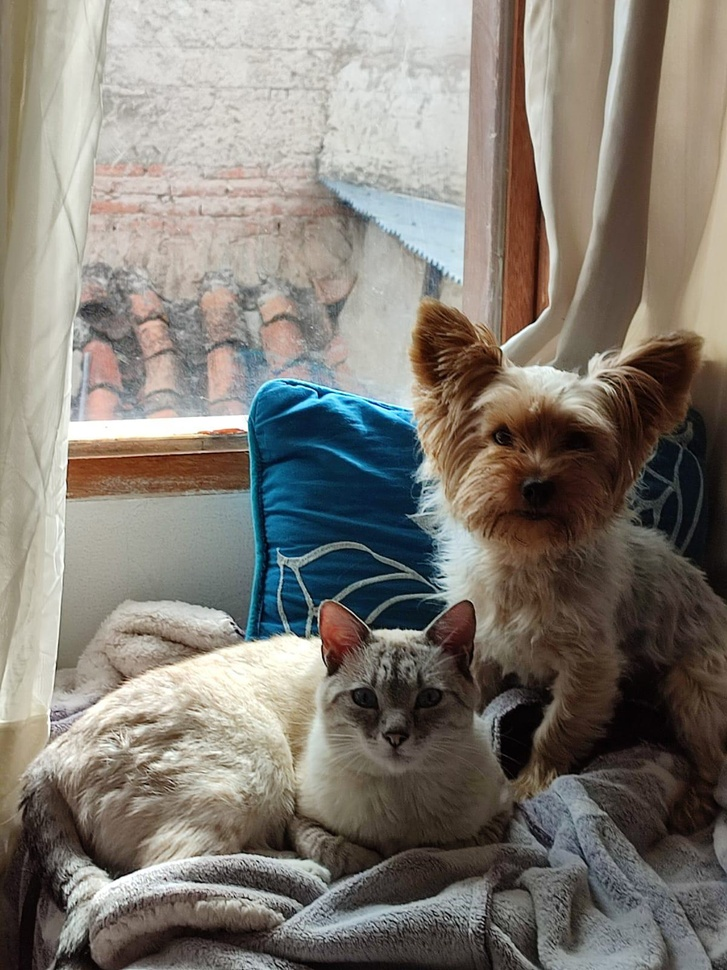
#> input picture PDI_001/Mitad 02 clases/imagentango.jpg, 727 x 970 px, shrunk from 1200 x 1600 before the run
$ jupyter execute pdi_actividaddetbordes.ipynb   (older library calls are emulated)
#> lines starting #> are read from the running program, lines starting #| are printed output that depends on the picture; after the words box and inside, x2 and y2 are one past the last pixel; in counts of white or black regions, pixels touching at a corner belong together
#> further down, img is the input picture: shape (970, 727, 3); mean B, G, R 115.6, 123.6, 129.2
COMPARATIVA DE DETECCION DE BORDES

[cell 1]
import cv2
import numpy as np
import matplotlib.pyplot as plt


def roberts_basic(imagen, umbral_val=30):
    # Convertir la imagen a escala de grises
#> called with umbral_val = 30
    img_gray = cv2.cvtColor(imagen, cv2.COLOR_BGR2GRAY)
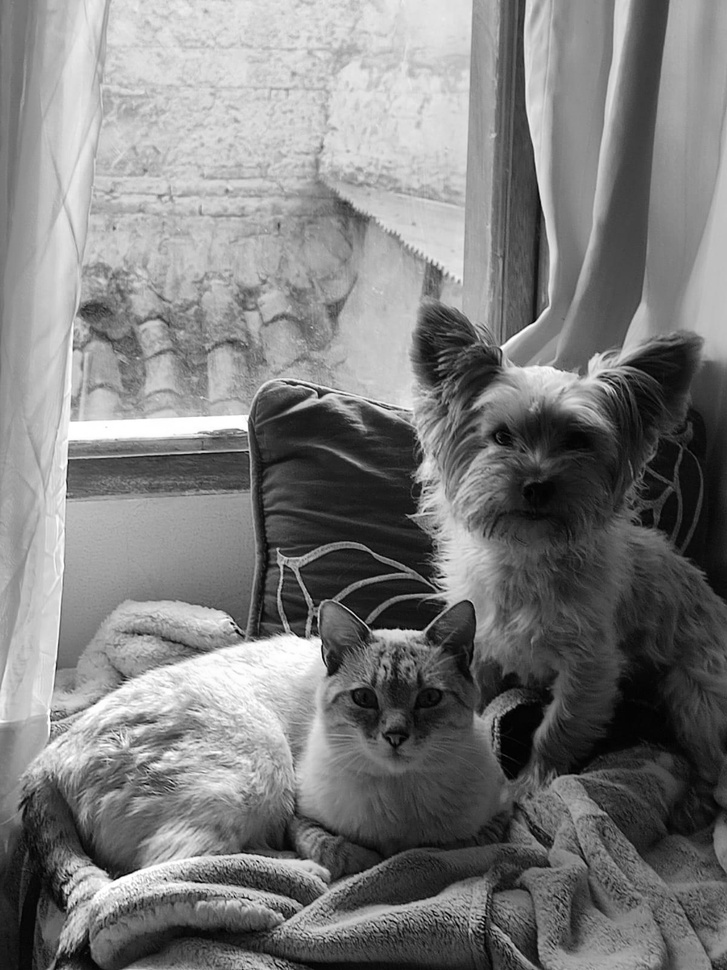
#> img_gray: shape (970, 727); min 0, max 255, mean 124.4
    # Definir kernels de Roberts básicos
    kernelX = np.array([[-1, 0], [0, 1]], dtype=np.float32)
    kernelY = np.array([[0, -1], [1, 0]], dtype=np.float32)
    # Aplicar convolución sin suavizado previo
    robX = cv2.filter2D(img_gray, -1, kernelX)
    robY = cv2.filter2D(img_gray, -1, kernelY)
    # Calcular la magnitud del gradiente (corrigiendo la fórmula)
    magnitud = np.sqrt(robX.astype(np.float32)**2 + robY.astype(np.float32)**2)
    # Normalizar al rango 0-255
    magnitud_norm = cv2.normalize(magnitud, None, 0, 255, cv2.NORM_MINMAX).astype(np.uint8)
    # Umbralizar la imagen para obtener bordes binarios
    _, bordes = cv2.threshold(magnitud_norm, umbral_val, 255, cv2.THRESH_BINARY)
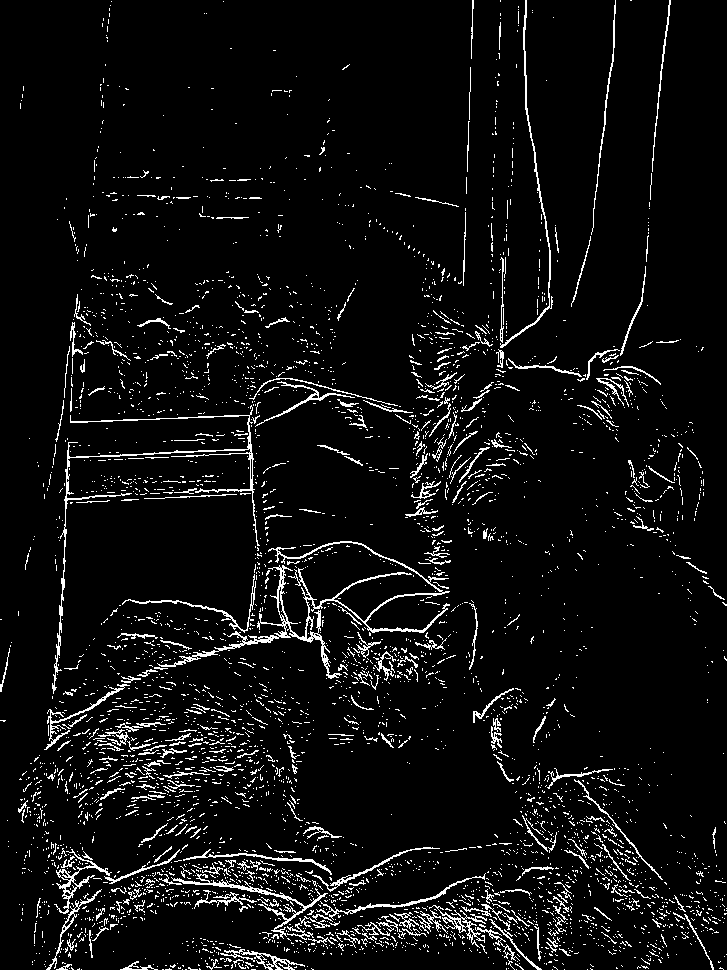
#> bordes: shape (970, 727); 5.9% white in thin lines or dots
    return bordes

def prewitt_basic(imagen, umbral_val=30):
#> called with umbral_val = 30
    img_gray = cv2.cvtColor(imagen, cv2.COLOR_BGR2GRAY)
    # Definir kernels Prewitt para X y Y
    kernelX = np.array([[1, 0, -1],
                        [1, 0, -1],
                        [1, 0, -1]], dtype=np.float32)
    kernelY = np.array([[1, 1, 1],
                        [0, 0, 0],
                        [-1, -1, -1]], dtype=np.float32)
    gradX = cv2.filter2D(img_gray, -1, kernelX)
    gradY = cv2.filter2D(img_gray, -1, kernelY)
    magnitud = np.sqrt(gradX.astype(np.float32)**2 + gradY.astype(np.float32)**2)
    magnitud_norm = cv2.normalize(magnitud, None, 0, 255, cv2.NORM_MINMAX).astype(np.uint8)
    _, bordes = cv2.threshold(magnitud_norm, umbral_val, 255, cv2.THRESH_BINARY)
#> bordes: shape (970, 727); 16.9% white in thin lines or dots
    return bordes

def sobel_basic(imagen, umbral_val=30):
#> called with umbral_val = 30
    img_gray = cv2.cvtColor(imagen, cv2.COLOR_BGR2GRAY)
    sobX = cv2.Sobel(img_gray, cv2.CV_64F, 1, 0, ksize=3)
    sobY = cv2.Sobel(img_gray, cv2.CV_64F, 0, 1, ksize=3)
    magnitud = np.sqrt(sobX**2 + sobY**2)
    magnitud_norm = cv2.normalize(magnitud, None, 0, 255, cv2.NORM_MINMAX).astype(np.uint8)
    _, bordes = cv2.threshold(magnitud_norm, umbral_val, 255, cv2.THRESH_BINARY)
#> bordes: shape (970, 727); 12.6% white in thin lines or dots
    return bordes

def canny_basic(imagen):
    img_gray = cv2.cvtColor(imagen, cv2.COLOR_BGR2GRAY)
    suavizado = cv2.GaussianBlur(img_gray, (3, 3), 0)
    return cv2.Canny(suavizado, 100, 200)
#> returned value: shape (970, 727); 4.9% white in thin lines or dots


#  Funciones Mejoradas


def roberts_mejorado(imagen, umbral_val=30, weight=0.7):
#> called with umbral_val = 30, weight = 0.7
    img_gray = cv2.cvtColor(imagen, cv2.COLOR_BGR2GRAY)
    suavizado = cv2.GaussianBlur(img_gray, (3, 3), 0)
    kernelX = np.array([[-2, 0], [0, 2]], dtype=np.float32)
    kernelY = np.array([[0, 2], [-2, 0]], dtype=np.float32)
    grad_x = cv2.filter2D(suavizado, cv2.CV_16S, kernelX)
    grad_y = cv2.filter2D(suavizado, cv2.CV_16S, kernelY)
    abs_x = cv2.convertScaleAbs(grad_x)
    abs_y = cv2.convertScaleAbs(grad_y)
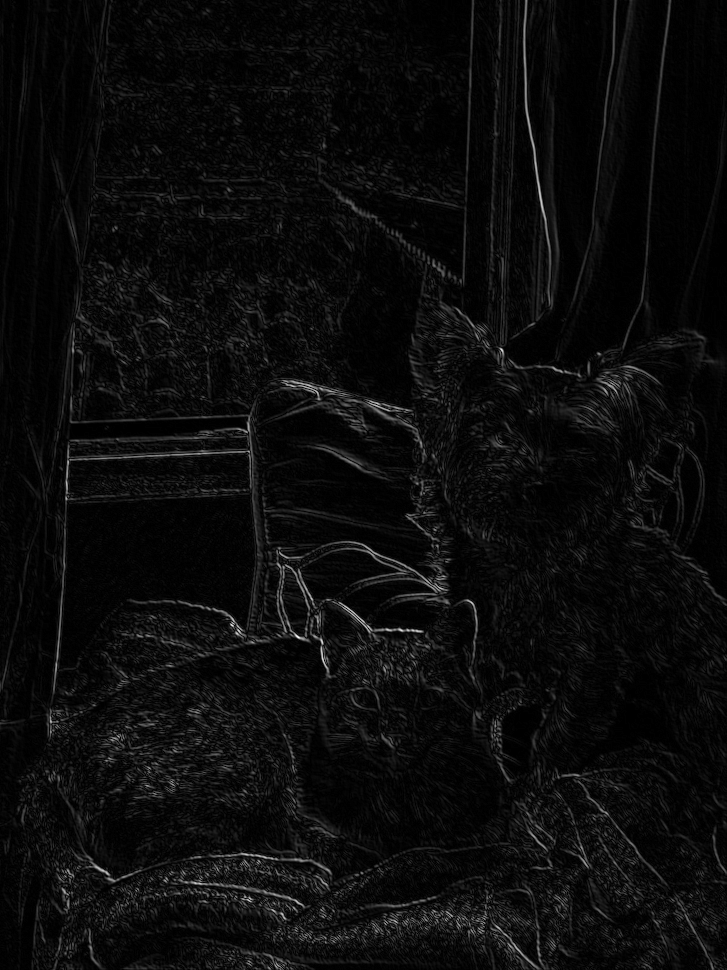
#> abs_y: shape (970, 727); min 0, max 255, mean 11.5
    roberts_improved = cv2.addWeighted(abs_x, weight, abs_y, weight, 0)
    _, bordes = cv2.threshold(roberts_improved, umbral_val, 255, cv2.THRESH_BINARY)
#> bordes: shape (970, 727); 14.1% white in thin lines or dots
    return bordes

def prewitt_mejor(imagen, umbral_val=30):
#> called with umbral_val = 30
    img_gray = cv2.cvtColor(imagen, cv2.COLOR_BGR2GRAY)
    suavizado = cv2.GaussianBlur(img_gray, (3, 3), 0)
    kernelX = np.array([[3, 0, -3],
                        [3, 0, -3],
                        [3, 0, -3]], dtype=np.float32)
    kernelY = np.array([[3, 3, 3],
                        [0, 0, 0],
                        [-3, -3, -3]], dtype=np.float32)
    grad_x = cv2.filter2D(suavizado, cv2.CV_64F, kernelX)
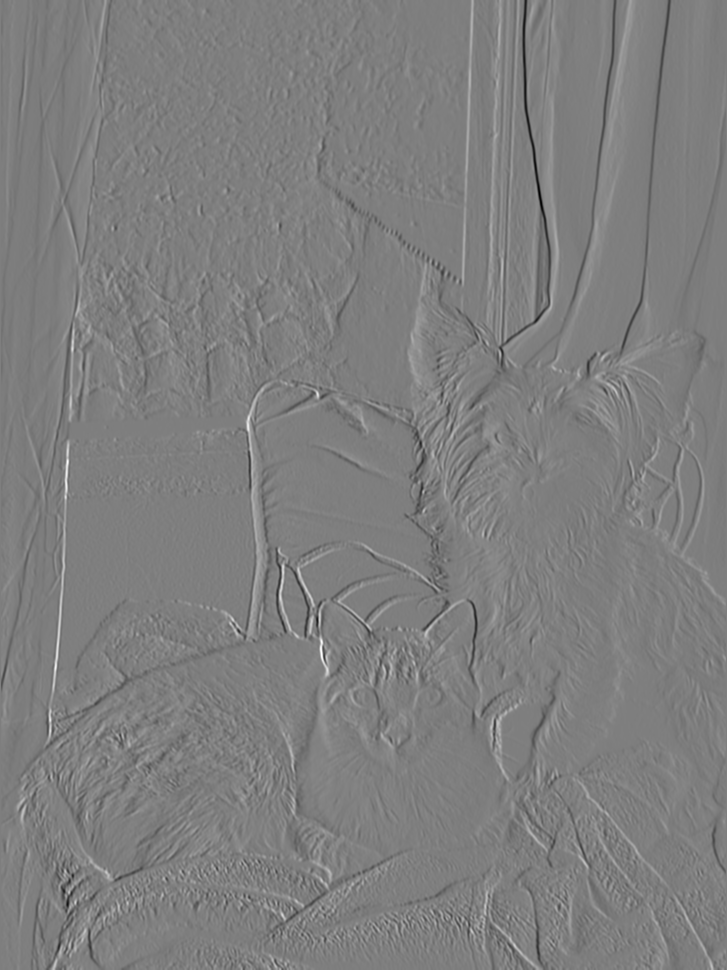
#> grad_x: shape (970, 727) float64; min -1389, max 1404, mean 0.4; drawn with min black and max white
    grad_y = cv2.filter2D(suavizado, cv2.CV_64F, kernelY)
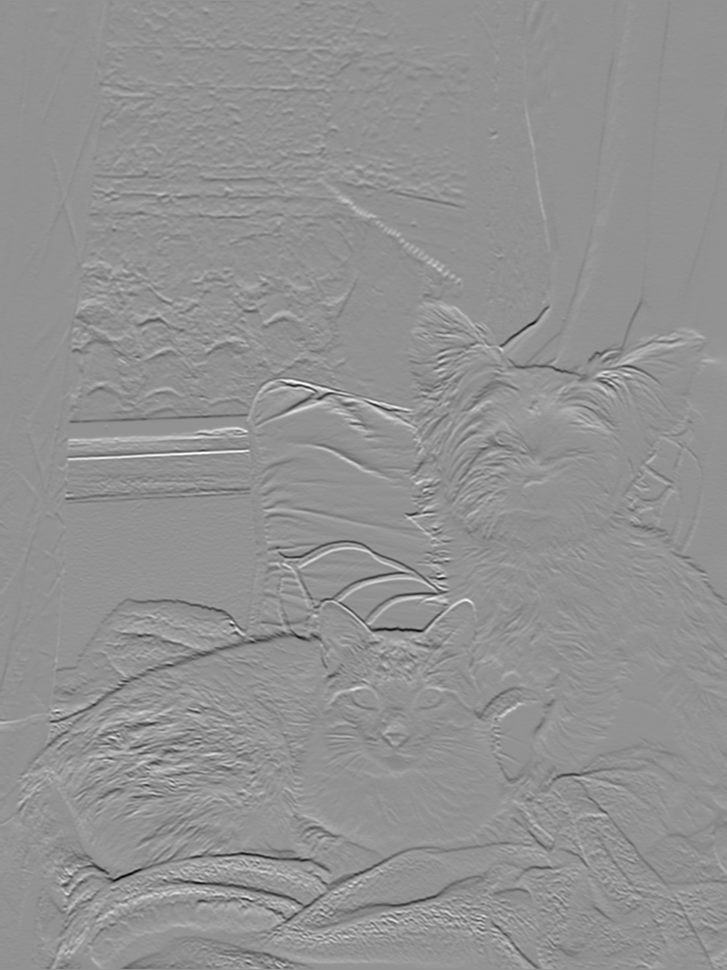
#> grad_y: shape (970, 727) float64; min -1509, max 1125, mean 1.9; drawn with min black and max white
    magnitud = np.sqrt(grad_x**2 + grad_y**2)
    magnitud_norm = cv2.normalize(magnitud, None, 0, 255, cv2.NORM_MINMAX)
    magnitud_norm = magnitud_norm.astype(np.uint8)
    _, bordes = cv2.threshold(magnitud_norm, umbral_val, 255, cv2.THRESH_BINARY)
#> bordes: shape (970, 727); 14.1% white; 2452 white regions (2077 under 20 px), largest, box (x1, y1, x2, y2) and area: (29, 182, 518, 764) 28007, (46, 785, 554, 970) 16572, (77, 705, 215, 815) 3878
    return bordes

def sobel_mejorado(imagen, tam_kernel=3, umbral_val=30, usar_otsu=True):
#> called with tam_kernel = 3, umbral_val = 30, usar_otsu = True
    img_gray = cv2.cvtColor(imagen, cv2.COLOR_BGR2GRAY)
    suavizado = cv2.GaussianBlur(img_gray, (3, 3), 0)
    sobelX = cv2.Sobel(suavizado, cv2.CV_64F, 1, 0, ksize=tam_kernel)
    sobelY = cv2.Sobel(suavizado, cv2.CV_64F, 0, 1, ksize=tam_kernel)
    magnitud = np.sqrt(sobelX**2 + sobelY**2)
    magnitud_norm = cv2.normalize(magnitud, None, 0, 255, cv2.NORM_MINMAX)
    magnitud_norm = magnitud_norm.astype(np.uint8)
    if usar_otsu:
        _, bordes = cv2.threshold(magnitud_norm, umbral_val, 255, cv2.THRESH_BINARY + cv2.THRESH_OTSU)
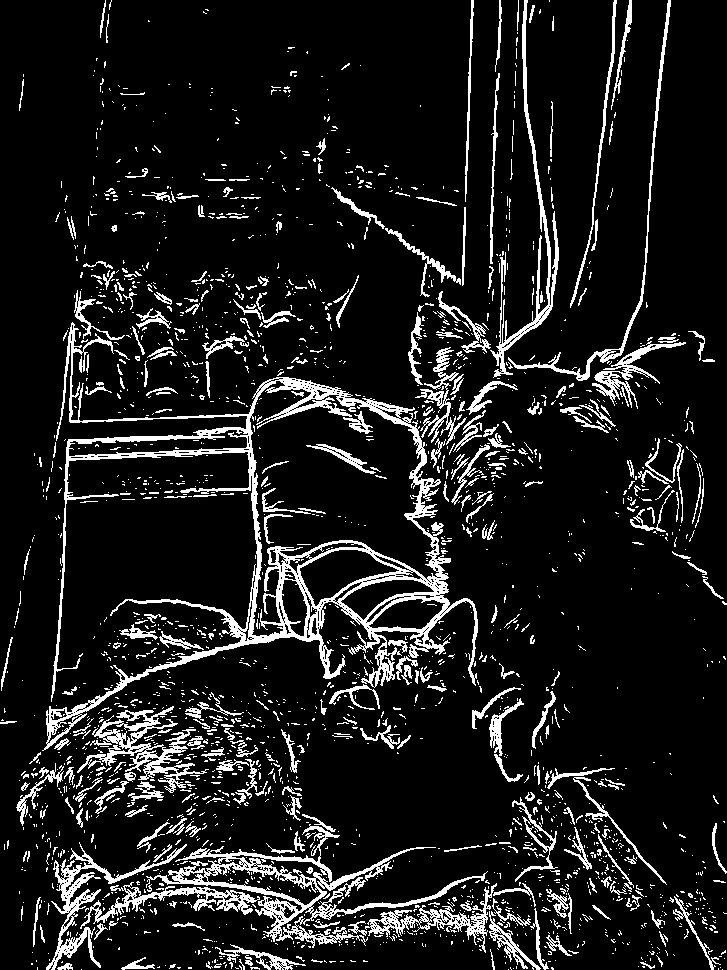
#> bordes: shape (970, 727); 11% white in thin lines or dots
    else:
        _, bordes = cv2.threshold(magnitud_norm, umbral_val, 255, cv2.THRESH_BINARY)
    return bordes

def canny_mejorado(imagen):
    # En esta versión podemos considerar un suavizado adicional
    img_gray = cv2.cvtColor(imagen, cv2.COLOR_BGR2GRAY)
    suavizado = cv2.GaussianBlur(img_gray, (3, 3), 0)
    return cv2.Canny(suavizado, 100, 200)


# Leer imagen
img = cv2.imread('imagentango.jpg')
img_rgb = cv2.cvtColor(img, cv2.COLOR_BGR2RGB)

# Obtener resultados básicos
roberts_basic_res = roberts_basic(img, umbral_val=30)
prewitt_basic_res = prewitt_basic(img, umbral_val=30)
sobel_basic_res = sobel_basic(img, umbral_val=30)
canny_basic_res = canny_basic(img)

# Obtener resultados mejorados
roberts_mej_res = roberts_mejorado(img, umbral_val=30, weight=0.7)
prewitt_mej_res = prewitt_mejor(img, umbral_val=30)
sobel_mej_res = sobel_mejorado(img, tam_kernel=3, umbral_val=30, usar_otsu=True)
canny_mej_res = canny_mejorado(img)  # Para Canny, usamos la misma función en ambas versiones

# Crear una figura con comparación: 4 filas (Roberts, Prewitt, Sobel, Canny) y 2 columnas (Básico vs Mejorado)
plt.figure(figsize=(12, 16))

# Roberts
plt.subplot(4, 2, 1)
plt.imshow(roberts_basic_res, cmap='gray')
plt.title("Roberts Básico")
plt.axis("off")

plt.subplot(4, 2, 2)
plt.imshow(roberts_mej_res, cmap='gray')
plt.title("Roberts Mejorado")
plt.axis("off")

# Prewitt
plt.subplot(4, 2, 3)
plt.imshow(prewitt_basic_res, cmap='gray')
plt.title("Prewitt Básico")
plt.axis("off")

plt.subplot(4, 2, 4)
plt.imshow(prewitt_mej_res, cmap='gray')
plt.title("Prewitt Mejorado")
plt.axis("off")

# Sobel
plt.subplot(4, 2, 5)
plt.imshow(sobel_basic_res, cmap='gray')
plt.title("Sobel Básico")
plt.axis("off")

plt.subplot(4, 2, 6)
plt.imshow(sobel_mej_res, cmap='gray')
plt.title("Sobel Mejorado (Con Otsu)")
plt.axis("off")

# Canny
plt.subplot(4, 2, 7)
plt.imshow(canny_basic_res, cmap='gray')
plt.title("Canny Básico")
plt.axis("off")

plt.subplot(4, 2, 8)
plt.imshow(canny_mej_res, cmap='gray')
plt.title("Canny Mejorado")
plt.axis("off")

plt.tight_layout()
plt.show()
